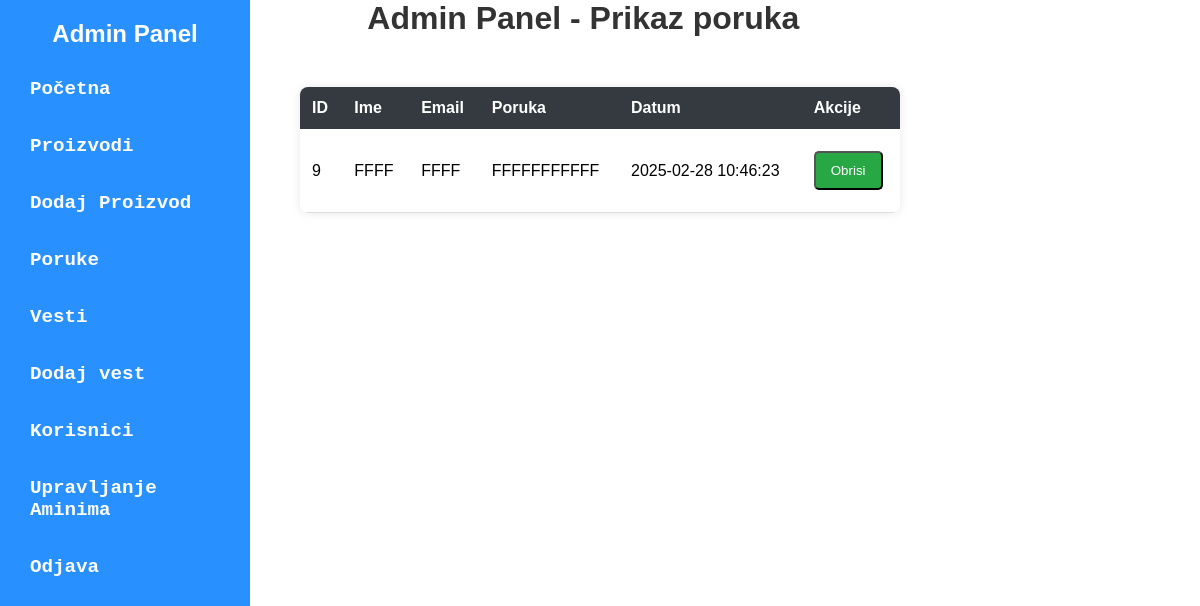
The page /admin/admin-dashboard.php?page=poruke on the database as committed earlier.
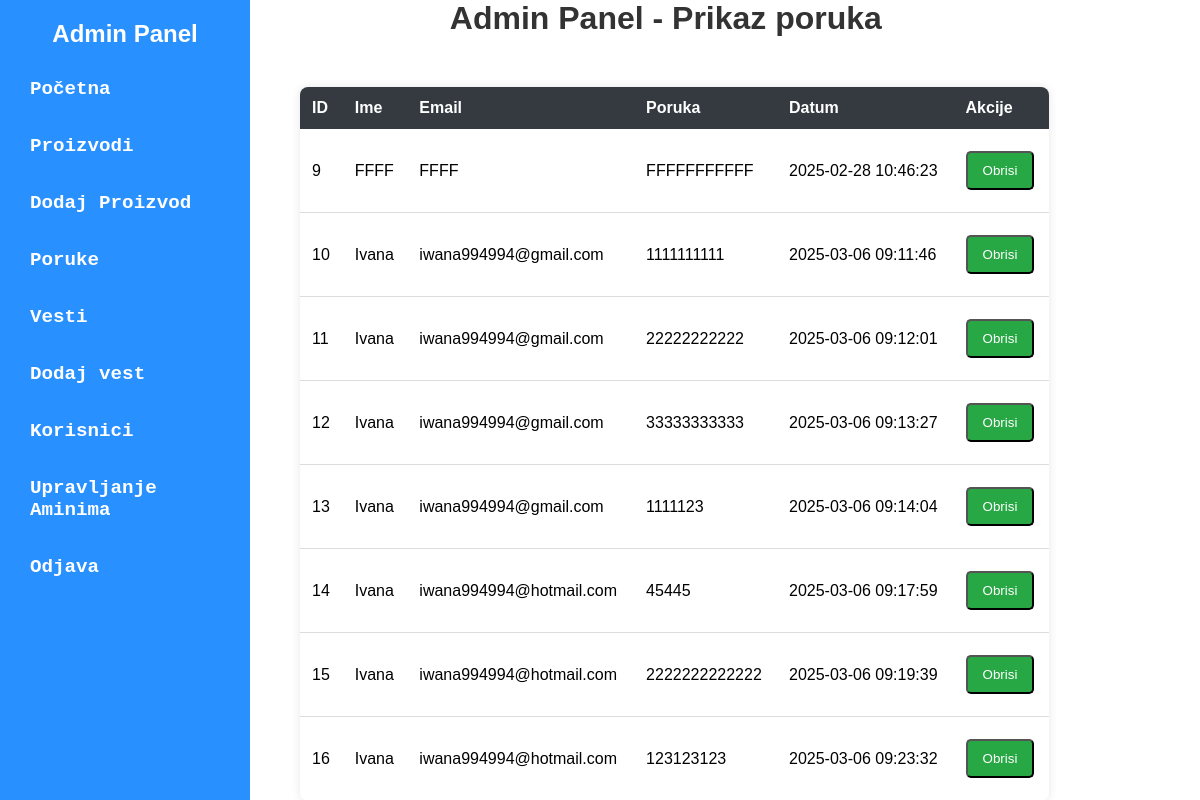
The same page on the database as committed later.
### tables this page shows
CREATE TABLE IF NOT EXISTS `poruka` (
  `id` int(10) unsigned NOT NULL AUTO_INCREMENT,
  `poruka` text NOT NULL,
  `ime` text NOT NULL,
  `email` text NOT NULL,
  `datum` timestamp NOT NULL DEFAULT current_timestamp() ON UPDATE current_timestamp(),
  PRIMARY KEY (`id`)
);

### admin/model/PorukaModel.php (called while the page is built, shortened)
<?php
include_once __DIR__ . '/../config/database.php';
$query = "SELECT * FROM poruka ";
$query_run = mysqli_query($con, $query);
if ($query_run && mysqli_num_rows($query_run) > 0) {
    $poruke = mysqli_fetch_all($query_run, MYSQLI_ASSOC);
} else {
    die("Greška: Nema poruka.");
}
?>

### admin/view/poruka.php (the view, shortened to what this page needs)
<!DOCTYPE html>
<html lang="en">
<head>
    <link rel="stylesheet" href="./public/table-style.css">
</head>
<body id="body-poruka">
    <h1>Admin Panel - Prikaz poruka</h1>
    <table>
        <thead>
            <tr>
                <th>ID</th>
                <th>Ime</th>
                <th>Email</th>
                <th>Poruka</th>
                <th>Datum</th>
                <th>Akcije</th>
            </tr>
        </thead>
        <tbody>
            <?php if ($poruke): ?>
                <?php foreach ($poruke as $poruka): ?>
                    <tr>
                        <td><?php echo $poruka['id']; ?></td>
                        <td><?php echo ($poruka['ime']); ?></td>
                        <td><?php echo ($poruka['email']); ?></td>
                        <td><?php echo (($poruka['poruka'])); ?></td>
                        <td><?php echo $poruka['datum']; ?></td>
                        <td>
                             <form method="POST" action="./model/PorukaModel.php">
                         <button id="dugme" type="submit" name="delete-message" value="<?=$poruka['id'] ?>">Obrisi</button>
                            </form>
                        </td>
                    </tr>
                <?php endforeach; ?>
            <?php else: ?>
                <tr>
                    <td colspan="6">Nema poruka</td>
                </tr>
            <?php endif; ?>
        </tbody>
    </table>
</body>
</html>

### admin/view/admin-nav.php (shortened to what this page needs)
<!DOCTYPE html>
<html lang="sr">
<head>
    <link rel="stylesheet" href="./public/admin-nav.css">
    <link rel="stylesheet" href="./public/message-session.css">
</head>
<body id="body-nav">
    <div class="admin-container">
        <aside class="sidebar">
            <h2 id="admin-title">Admin Panel</h2>
            <ul>
            <li><a href="admin-dashboard.php?page=pocetna">Početna</a></li>
            <li><a href="admin-dashboard.php?page=proizvodi">Proizvodi</a></li>
                <li><a href="admin-dashboard.php?page=dodajProizvod">Dodaj Proizvod</a></li>
                <li><a href="admin-dashboard.php?page=poruke">Poruke</a></li>
                <li><a href="admin-dashboard.php?page=vesti">Vesti</a></li>
                <li><a href="admin-dashboard.php?page=dodajVest">Dodaj vest</a></li>
                <li><a href="admin-dashboard.php?page=korisnici">Korisnici</a></li>
                <li><a href="admin-dashboard.php?page=upravljajAdminima">Upravljanje Aminima</a></li>
                <li><a href="admin-dashboard.php?page=odjava">Odjava</a></li>
            </ul>
        </aside>
        <main class="main-content">

### admin/admin-dashboard.php (shortened to what this page needs)
<?php
include("view/admin-nav.php");
include("model/ProizvodModel.php");
include_once 'model/PorukaModel.php';
$page = isset($_GET['page']) ? $_GET['page'] : 'pocetna';
switch ($page) {
    case 'poruke':
        include './view/poruka.php';
        break;
}
?>

### admin/public/admin-nav.css (style rules this page uses)
* { margin: 0; padding: 0; box-sizing: border-box; font-family: Arial, sans-serif; }
.admin-container { height: 50em; display: flex; }
.sidebar { width: 250px; background: #2990ff; color: white; padding: 20px; height: 1000hv; }
.sidebar #admin-title { text-align: center; margin-bottom: 20px; color: white; }
.sidebar ul { list-style: none; }
.sidebar ul li { margin: 15px 0; }
.sidebar ul li a { color: white; text-decoration: none; display: block; padding: 10px; transition: 0.3s; font-family: 'Courier New', Courier, monospace; font-weight: bold; font-size: larger; }

### admin/public/table-style.css (style rules this page uses)
h1 { text-align: center; color: #333; }
#dugme { display: inline-block; margin: 10px auto; padding: 10px 15px; text-decoration: none; color: white; background-color: #28a745; border-radius: 5px; text-align: center; }
table { width: 90%; margin: 50px; border-collapse: collapse; background-color: white; box-shadow: 0px 0px 10px rgba(0, 0, 0, 0.1); border-radius: 8px; overflow: hidden; }
th { background-color: #343a40; color: white; padding: 12px; text-align: left; }
td { padding: 12px; border-bottom: 1px solid #ddd; }

Rows that differ between the two databases and show on the page:
added poruka: id "10", ime "Ivana", email "iwana994994@gmail.com", poruka "1111111111", datum "2025-03-06 09:11:46"
added poruka: id "11", ime "Ivana", email "iwana994994@gmail.com", poruka "22222222222", datum "2025-03-06 09:12:01"
added poruka: id "12", ime "Ivana", email "iwana994994@gmail.com", poruka "33333333333", datum "2025-03-06 09:13:27"
added poruka: id "13", ime "Ivana", email "iwana994994@gmail.com", poruka "1111123", datum "2025-03-06 09:14:04"
added poruka: id "14", ime "Ivana", email "iwana994994@hotmail.com", poruka "45445", datum "2025-03-06 09:17:59"
added poruka: id "15", ime "Ivana", email "iwana994994@hotmail.com", poruka "2222222222222", datum "2025-03-06 09:19:39"
added poruka: id "16", ime "Ivana", email "iwana994994@hotmail.com", poruka "123123123", datum "2025-03-06 09:23:32"
